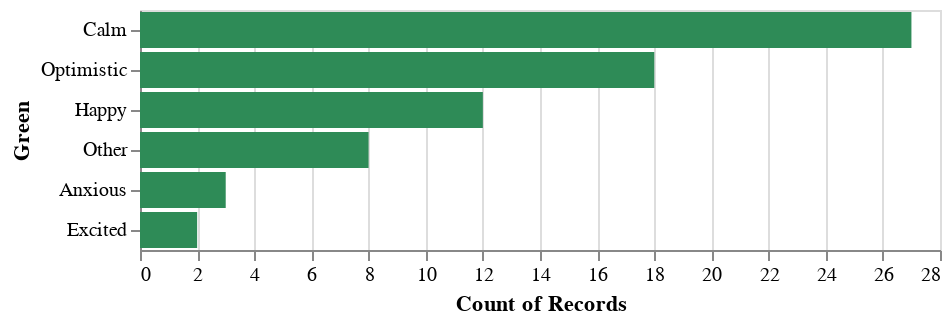

The notebook cell saved with this chart:
### Code cell
alt.Chart(df).mark_bar(color = "seagreen").encode(
    x='count(Green)',
    y=alt.Y("Green", sort='-x'),
)
